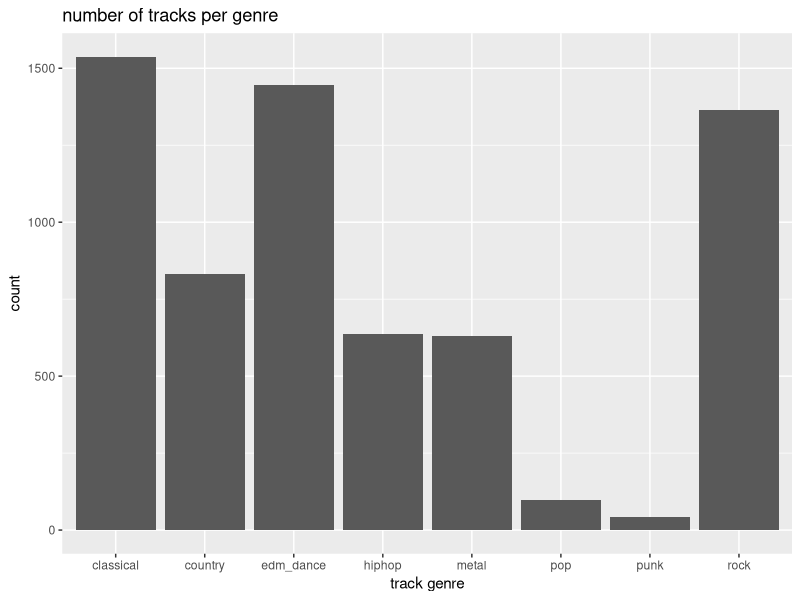
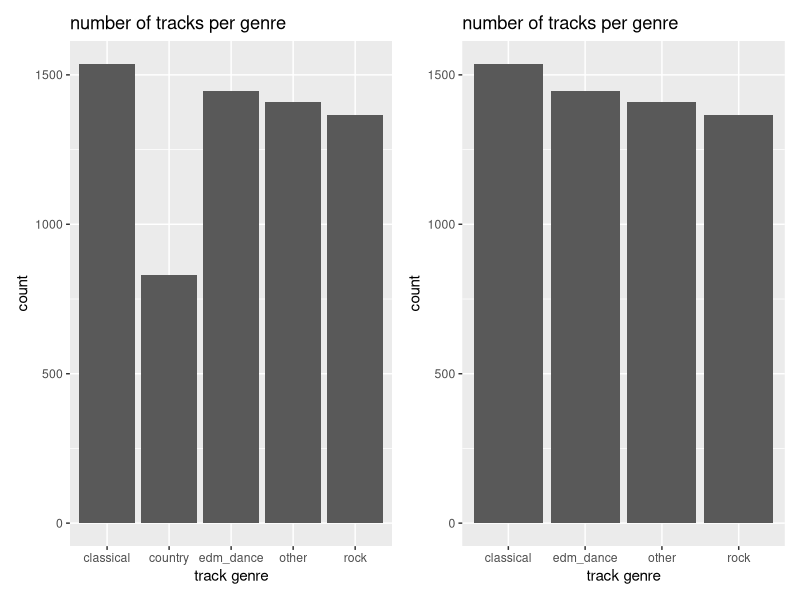
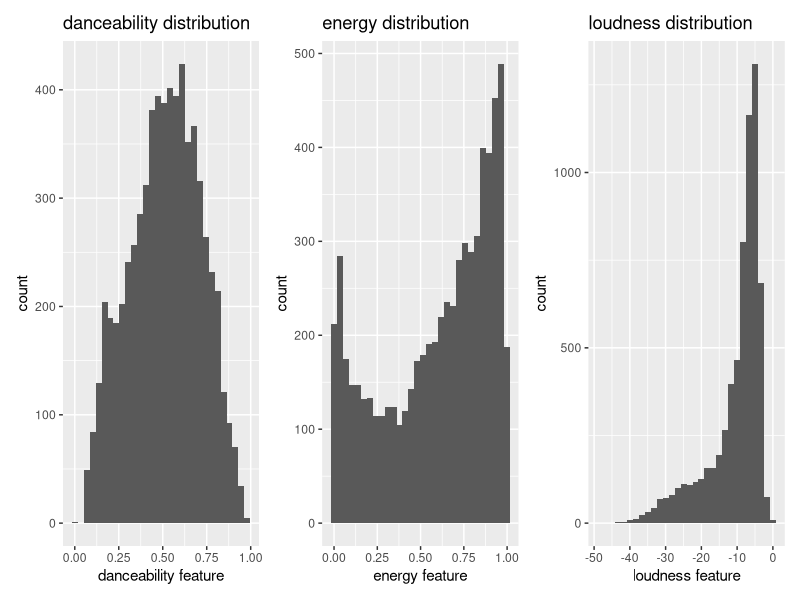
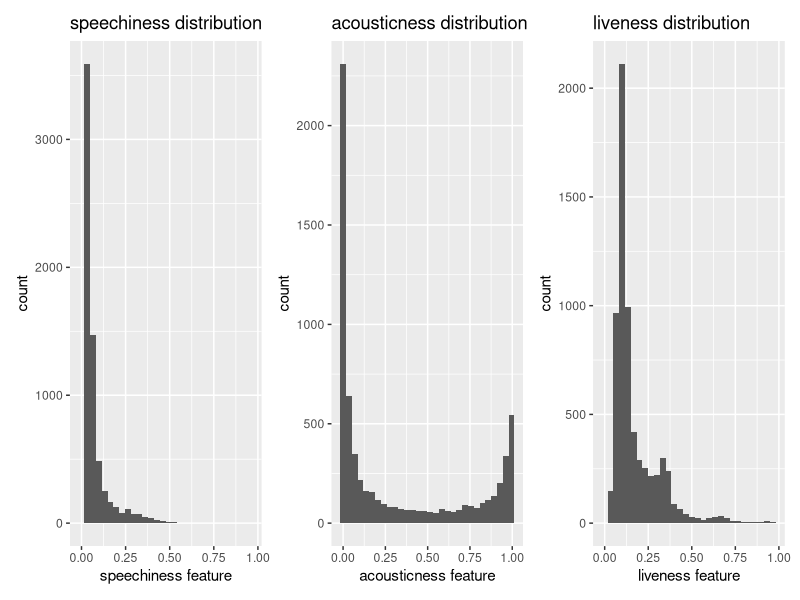
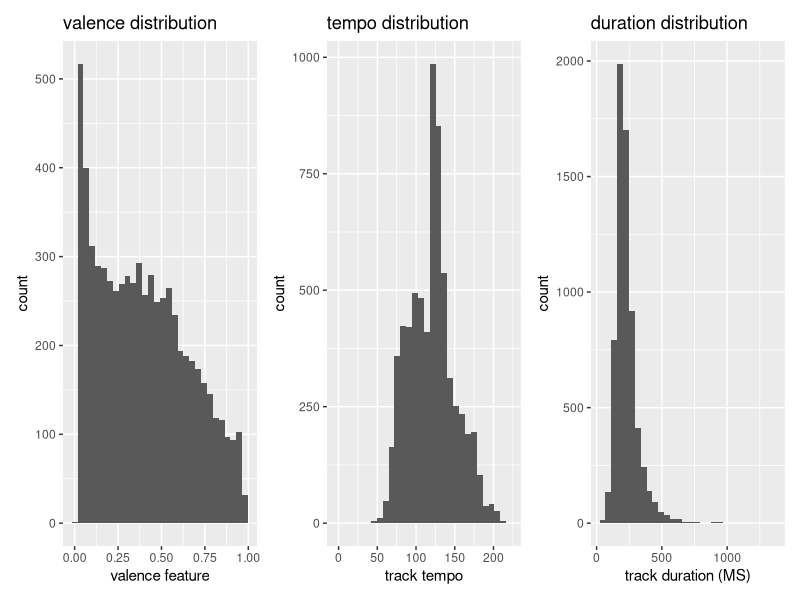
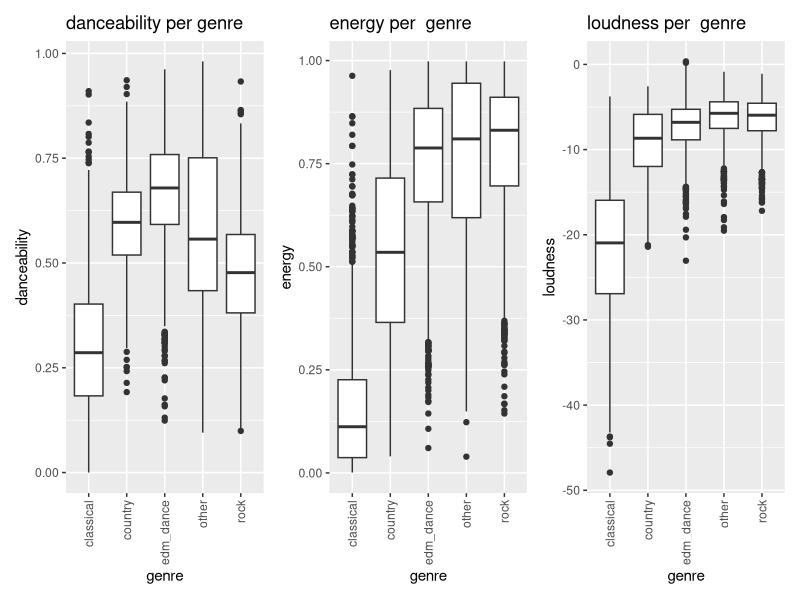
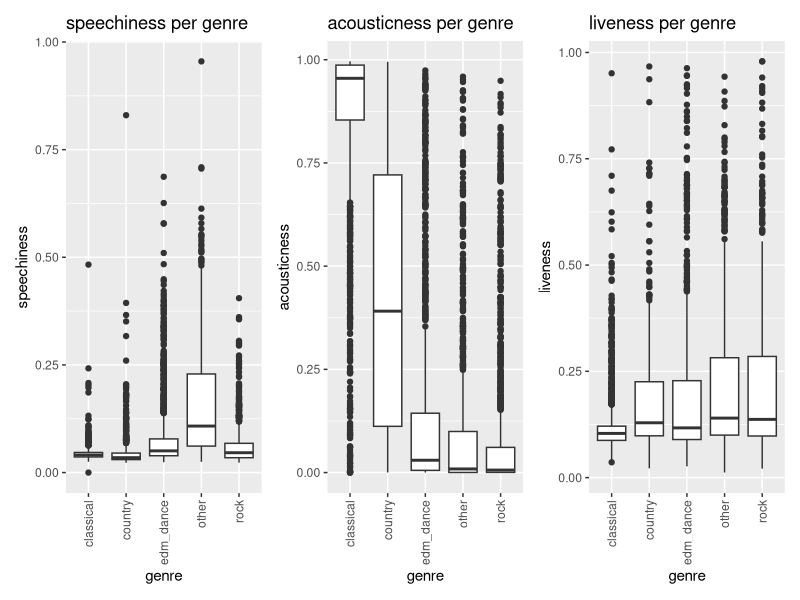
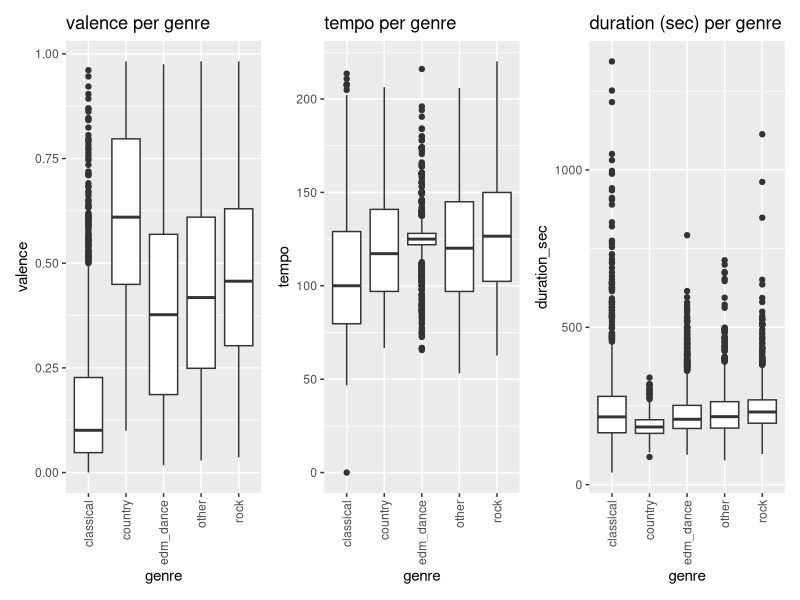

Source code (R) for these figures, in order:
## ---- chunk 1
knitr::opts_chunk$set(echo = TRUE)
## ---- chunk 2
library(tidyverse)
library(nnet)
library(broom)
library(corrplot)
library(RColorBrewer)
library(knitr)
library(patchwork)
## ---- chunk 3
track_data <- read.csv('data/spotify_tracksV2.csv')
track_data <- track_data %>% mutate(duration_ms = duration_ms / 1000) %>% filter_all(any_vars(! is.na(.)))
track_data <- rename(track_data,duration_sec = duration_ms)
## ---- chunk 4
data_fill_fac <- track_data %>% filter_all(any_vars(! is.na(.))) %>% mutate(genre = as.factor(genre)) %>% mutate(key = as.factor(key)) %>% mutate(mode = as.factor(mode)) %>% mutate(t_ID = row_number())
## ---- chunk 5
p_genre <- ggplot(track_data, aes(x=genre)) + geom_bar() + labs (y = "count", x = "track genre",
                                                            title = "number of tracks per genre")
p_genre




## ---- chunk 6



#g1 combines hiphop, metal, pop, and punk
g1 <- track_data %>% mutate(genre = ifelse(genre == "hiphop", "other", ifelse(genre == "metal", "other", (ifelse(genre == "pop", "other", (ifelse(genre == "punk", "other", genre)))))))

#g2 is the same as g1 but without country 
g2 <- g1 %>% filter(genre != "country") 



p_g1 <- ggplot(g1, aes(x=genre)) + geom_bar() + labs (y = "count", x = "track genre",
                                                            title = "number of tracks per genre")

p_g2 <- ggplot(g2, aes(x=genre)) + geom_bar() + labs (y = "count", x = "track genre",
                                                            title = "number of tracks per genre")
p_g1 + p_g2 

## ---- chunk 7


p_dance <- ggplot(data_fill_fac, aes(x=danceability)) + geom_histogram() + 
  labs(y = "count", x = "danceability feature",
       title = "danceability distribution")

p_energy <- ggplot(data_fill_fac, aes(x=energy)) + geom_histogram() + 
  labs(y = "count", x = "energy feature",
       title = "energy distribution")

p_loud <- ggplot(data_fill_fac, aes(x=loudness)) + geom_histogram() + 
  labs(y = "count", x = "loudness feature",
       title = "loudness distribution")

p_speech <- ggplot(data_fill_fac, aes(x=speechiness)) + geom_histogram() + 
  labs(y = "count", x = "speechiness feature",
       title = "speechiness distribution")

p_acoustic <- ggplot(data_fill_fac, aes(x=acousticness)) + geom_histogram() + 
  labs(y = "count", x = "acousticness feature",
       title = "acousticness distribution")

p_live <- ggplot(data_fill_fac, aes(x=liveness)) + geom_histogram() + 
  labs(y = "count", x = "liveness feature",
       title = "liveness distribution")

p_valence <- ggplot(data_fill_fac, aes(x=valence)) + geom_histogram() + 
  labs(y = "count", x = "valence feature",
       title = "valence distribution")

p_tempo <- ggplot(data_fill_fac, aes(x=tempo)) + geom_histogram() + 
  labs(y = "count", x = "track tempo",
       title = "tempo distribution")

p_duration <- ggplot(data_fill_fac, aes(x=duration_sec)) + geom_histogram() + 
  labs(y = "count", x = "track duration (MS)",
       title = "duration distribution")

p_dance + p_energy + p_loud
p_speech + p_acoustic + p_live
p_valence + p_tempo + p_duration

summary(data_fill_fac)
## ---- chunk 8

bg1_dance <- ggplot(g1, aes(genre, danceability)) + geom_boxplot() +labs (title = "danceability per genre")+ theme(axis.text.x = element_text(angle = 90, vjust = 0.5, hjust=1))

bg1_energy <- ggplot(g1, aes(genre, energy)) + geom_boxplot() +labs (title = "energy per  genre")+ theme(axis.text.x = element_text(angle = 90, vjust = 0.5, hjust=1))

bg1_loud <- ggplot(g1, aes(genre, loudness)) + geom_boxplot() +labs (title = "loudness per  genre")+ theme(axis.text.x = element_text(angle = 90, vjust = 0.5, hjust=1))

bg1_speech <- ggplot(g1, aes(genre, speechiness)) + geom_boxplot() +labs (title = "speechiness per genre")+ theme(axis.text.x = element_text(angle = 90, vjust = 0.5, hjust=1))

bg1_acoust <- ggplot(g1, aes(genre, acousticness)) + geom_boxplot() +labs (title = "acousticness per genre")+ theme(axis.text.x = element_text(angle = 90, vjust = 0.5, hjust=1))

bg1_live <- ggplot(g1, aes(genre, liveness)) + geom_boxplot() +labs (title = "liveness per genre")+ theme(axis.text.x = element_text(angle = 90, vjust = 0.5, hjust=1))

bg1_val <- ggplot(g1, aes(genre, valence)) + geom_boxplot() +labs (title = "valence per genre")+ theme(axis.text.x = element_text(angle = 90, vjust = 0.5, hjust=1))

bg1_tempo <- ggplot(g1, aes(genre, tempo)) + geom_boxplot() +labs (title = "tempo per genre")+ theme(axis.text.x = element_text(angle = 90, vjust = 0.5, hjust=1))

bg1_dur <- ggplot(g1, aes(genre, duration_sec)) + geom_boxplot() +labs (title = "duration (sec) per genre")+ theme(axis.text.x = element_text(angle = 90, vjust = 0.5, hjust=1))


bg1_dance + bg1_energy + bg1_loud
bg1_speech + bg1_acoust + bg1_live
bg1_val + bg1_tempo + bg1_dur

## ---- chunk 9
g_clas <- g1 %>% filter(genre == "classical" )
g_country <- g1 %>% filter(genre == "country" )
g_edm <- g1 %>% filter(genre == "edm_dance" )
g_rock <- g1 %>% filter(genre == "rock" )
g_other <- g1 %>% filter(genre == "other" )

pkey_clas <- ggplot(g_clas, aes(x=key)) + geom_bar() + labs (y = "count", x = "track key",
                                                            title = "number of classical tracks per key")

pkey_country <- ggplot(g_country, aes(x=key)) + geom_bar() + labs (y = "count", x = "track key",
                                                            title = "number of country tracks per key")

pkey_edm <- ggplot(g_edm, aes(x=key)) + geom_bar() + labs (y = "count", x = "track key",
                                                            title = "number of edm tracks per key")

pkey_rock <- ggplot(g_rock, aes(x=key)) + geom_bar() + labs (y = "count", x = "track key",
                                                            title = "number of rock tracks per key")

pkey_other <- ggplot(g_other, aes(x=key)) + geom_bar() + labs (y = "count", x = "track key",
                                                            title = "number of other tracks per key")

pkey_clas + pkey_country
pkey_edm + pkey_rock + pkey_other

## ---- chunk 10
ntype_data <- subset(track_data, select = -c(track.name, artists.names, artists.ids, artist.ids, track.id, release.date, type, id, time_signature, follow, pop, num.artist, genre, mode, key))
corrplot(cor(ntype_data))
## ---- chunk 11
g1 <- g1 %>%  mutate(genre = as.factor(genre)) %>% mutate(key = as.factor(key)) %>% mutate(mode = as.factor(mode)) %>% mutate(t_ID = row_number())


full_model <- multinom(genre ~ danceability + energy + loudness + speechiness + acousticness + instrumentalness + liveness + valence + tempo + duration_sec + key + mode, data = g1)
tidy(full_model, conf.int = TRUE, exponentiate = FALSE) %>%
  kable(digits = 3, format = "markdown")
## ---- chunk 12
pred_probs <- as_tibble(predict(full_model, type = "probs")) %>% 
                        mutate(t_ID = 1:n()) 

full_m_aug <- inner_join(g1, pred_probs, 
                           by = "t_ID") %>%
  select(t_ID, everything())

full_m_aug <- full_m_aug %>% 
  mutate(pred_gen = predict(full_model, type = "class"))

residuals <- as_tibble(residuals(full_model)) %>%  #calculate residuals
  setNames(paste('resid.', names(.), sep = "")) %>% #update column names
  mutate(t_ID = 1:n()) #add obs number


full_m_aug <- inner_join(full_m_aug, residuals, by = "t_ID") %>%
  select(t_ID, everything())

conf_m <- full_m_aug %>% 
  count(genre, pred_gen, .drop = FALSE) %>%
  pivot_wider(names_from = pred_gen, values_from = n)

conf_m
## ---- chunk 13

 

nbins <- sqrt(nrow(full_m_aug))

arm::binnedplot(x = full_m_aug$classical, y = full_m_aug$resid.classical,
                xlab = "Predicted Probabilities", 
                main = "CLASSICAL: Binned Residual vs. Predicted Values", 
                col.int = FALSE)

arm::binnedplot(x = full_m_aug$edm_dance, y = full_m_aug$resid.edm_dance,
                xlab = "Predicted Probabilities", 
                main = "EDM_DANCE: Binned Residual vs. Predicted Values", 
                col.int = FALSE)

arm::binnedplot(x = full_m_aug$country, y = full_m_aug$resid.country,
                xlab = "Predicted Probabilities", 
                main = "COUNTRY: Binned Residual vs. Predicted Values", 
                col.int = FALSE)

arm::binnedplot(x = full_m_aug$other, y = full_m_aug$resid.other,
                xlab = "Predicted Probabilities", 
                main = "OTHER: Binned Residual vs. Predicted Values", 
                col.int = FALSE)


arm::binnedplot(x = full_m_aug$rock, y = full_m_aug$resid.rock,
                xlab = "Predicted Probabilities", 
                main = "ROCK: Binned Residual vs. Predicted Values", 
                col.int = FALSE)



## ---- chunk 14

full_m_aug_rock <- full_m_aug %>% filter(genre == "rock")
nbins <- sqrt(nrow(full_m_aug_rock))
arm::binnedplot(x = full_m_aug_rock$acousticness, y = full_m_aug_rock$resid.rock,
                xlab = "Acousticness", 
                main = "ROCK: Binned Residual vs. Acousticness Feature", 
                col.int = FALSE)

full_m_aug_class <- full_m_aug %>% filter(genre == "classical")
nbins <- sqrt(nrow(full_m_aug_class))
arm::binnedplot(x = full_m_aug_class$acousticness, y = full_m_aug_class$resid.classical,
                xlab = "Acousticness", 
                main = "CLASICAL: Binned Residual vs. Acousticness Feature", 
                col.int = FALSE)

full_m_aug_edm <- full_m_aug %>% filter(genre == "edm_dance")
nbins <- sqrt(nrow(full_m_aug_edm))
arm::binnedplot(x = full_m_aug_edm$acousticness, y = full_m_aug_edm$resid.edm_dance,
                xlab = "Acousticness", 
                main = "EDM_DANCE: Binned Residual vs. Acousticness Feature", 
                col.int = FALSE)

full_m_aug_other <- full_m_aug %>% filter(genre == "other")
nbins <- sqrt(nrow(full_m_aug_other))
arm::binnedplot(x = full_m_aug_other$acousticness, y = full_m_aug_other$resid.other,
                xlab = "Acousticness", 
                main = "OTHER: Binned Residual vs. Acousticness Feature", 
                col.int = FALSE)

full_m_aug_country <- full_m_aug %>% filter(genre == "country")
nbins <- sqrt(nrow(full_m_aug_country))
arm::binnedplot(x = full_m_aug_country$acousticness, y = full_m_aug_country$resid.country,
                xlab = "Acousticness", 
                main = "COUNTRY: Binned Residual vs. Acousticness Feature", 
                col.int = FALSE)
## ---- chunk 15
full_m_aug_rock <- full_m_aug %>% filter(genre == "rock")
nbins <- sqrt(nrow(full_m_aug_rock))
arm::binnedplot(x = full_m_aug_rock$liveness, y = full_m_aug_rock$resid.rock,
                xlab = "Acousticness", 
                main = "ROCK: Binned Residual vs. Danceability Feature", 
                col.int = FALSE)

full_m_aug_class <- full_m_aug %>% filter(genre == "classical")
nbins <- sqrt(nrow(full_m_aug_class))
arm::binnedplot(x = full_m_aug_class$liveness, y = full_m_aug_class$resid.classical,
                xlab = "Acousticness", 
                main = "CLASICAL: Binned Residual vs. Danceability Feature", 
                col.int = FALSE)

full_m_aug_edm <- full_m_aug %>% filter(genre == "edm_dance")
nbins <- sqrt(nrow(full_m_aug_edm))
arm::binnedplot(x = full_m_aug_edm$liveness, y = full_m_aug_edm$resid.edm_dance,
                xlab = "Acousticness", 
                main = "EDM_DANCE: Binned Residual vs. Danceability Feature", 
                col.int = FALSE)

full_m_aug_other <- full_m_aug %>% filter(genre == "other")
nbins <- sqrt(nrow(full_m_aug_other))
arm::binnedplot(x = full_m_aug_other$liveness, y = full_m_aug_other$resid.other,
                xlab = "Acousticness", 
                main = "OTHER: Binned Residual vs. Danceability Feature", 
                col.int = FALSE)

full_m_aug_country <- full_m_aug %>% filter(genre == "country")
nbins <- sqrt(nrow(full_m_aug_country))
arm::binnedplot(x = full_m_aug_country$danceability, y = full_m_aug_country$resid.country,
                xlab = "Acousticness", 
                main = "COUNTRY: Binned Residual vs. Danceability Feature", 
                col.int = FALSE)
